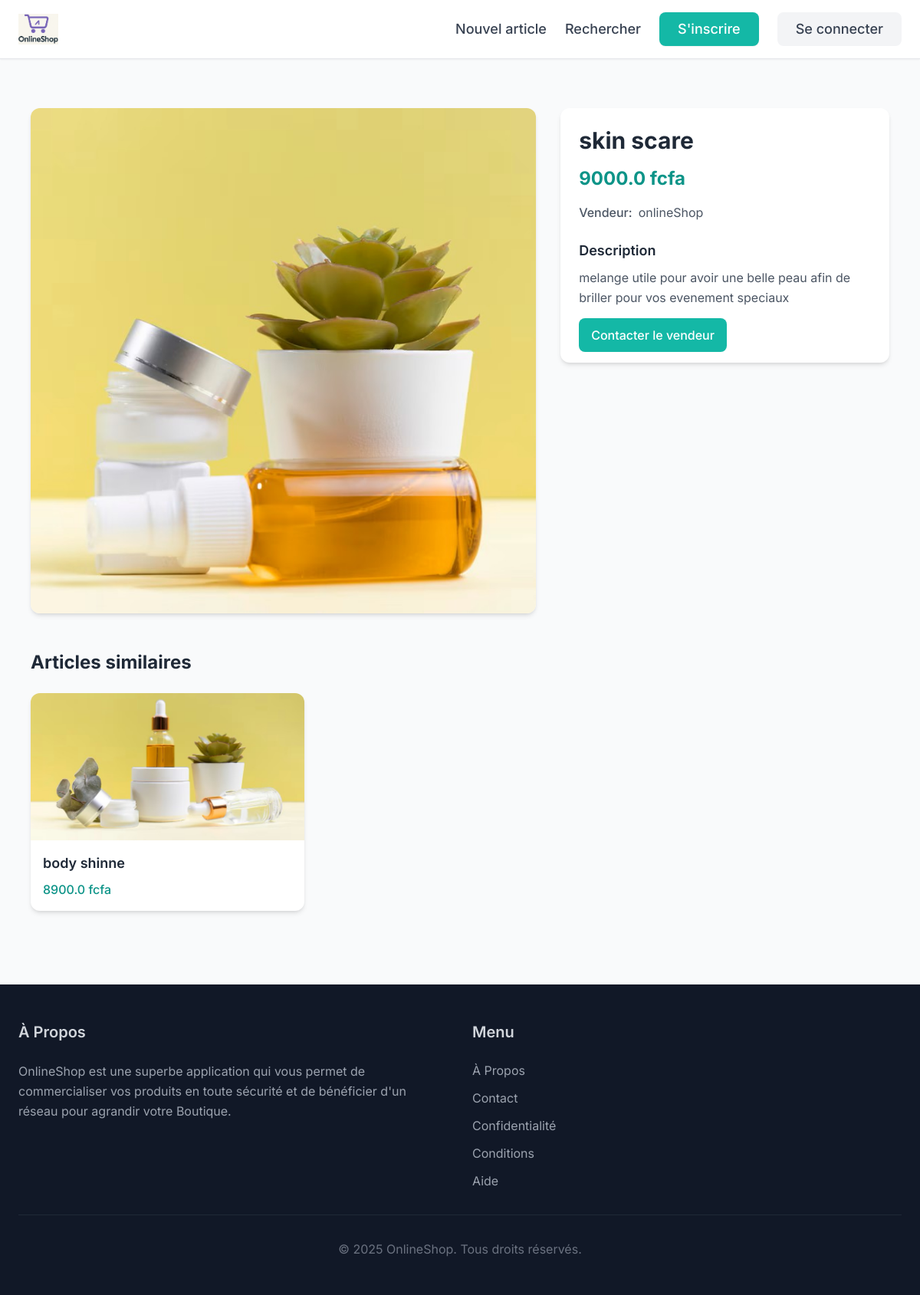
Page /items/1/ on the committed database.
### items/models.py (models this page shows, shortened)
class Item(models.Model):
    category = models.ForeignKey(
        Category, related_name="items", on_delete=models.CASCADE
    )
    name = models.CharField(max_length=255)
    description = models.TextField(blank=True, null=True)
    price = models.FloatField()
    image = models.ImageField(upload_to="item_images", blank=True, null=True)
    is_sold = models.BooleanField(default=False)
    created_by = models.ForeignKey(User, related_name="items", on_delete=models.CASCADE)
    created_at = models.DateTimeField(auto_now_add=True)

### items/views.py (the view)
# urls.py: path('<int:pk>/',views.detail, name="detail"),
def detail(request , pk):
    item = get_object_or_404(Item, pk=pk)
    related_items = Item.objects.filter(category=item.category,is_sold=False).exclude(pk=pk)[0:3]
    return render(request, 'item/detail.html',{'item':item,'related_items':related_items})

### items/templates/item/detail.html (shortened to what this page needs)
{%extends 'core/base.html' %}
{%block content%}
<div class="max-w-7xl mx-auto px-4 py-8">
    <div class="grid grid-cols-1 md:grid-cols-5 gap-8 mb-12">
        <div class="md:col-span-3">
            <div class="bg-white rounded-xl shadow-md overflow-hidden">
                <img src="{{item.image.url}}" class="w-full h-auto object-cover" alt="{{item.name}}"/>
            </div>
        </div>
        <div class="md:col-span-2">
            <div class="bg-white rounded-xl shadow-md p-6">
                <h1 class="text-3xl font-bold text-gray-800 mb-4">{{ item.name }}</h1>
                <div class="space-y-4 mb-6">
                    <div class="flex items-center">
                        <span class="text-2xl font-bold text-teal-600">{{ item.price }} fcfa</span>
                    </div>
                    <div class="flex items-center text-gray-600">
                        <span class="font-medium">Vendeur:</span>
                        <span class="ml-2">{{ item.created_by.username }}</span>
                    </div>
                </div>
                {% if item.description %}
                <div class="mb-6">
                    <h2 class="text-lg font-semibold text-gray-800 mb-2">Description</h2>
                    <p class="text-gray-600 leading-relaxed">{{item.description}}</p>
                </div>
                {% endif %}
                {% if request.user == item.created_by %}
                <div class="bg-gray-50 rounded-lg p-4">
                    <p class="text-gray-600 mb-4">C'est votre article</p>
                    <div class="flex space-x-4">
                        <a href="{% url 'item:edit' item.id %}"
                           class="flex-1 text-center py-2 px-4 bg-teal-500 text-white rounded-lg hover:bg-teal-600 transition-colors duration-200">
                            Modifier
                        </a>
                        <a href="{% url 'item:delete' item.id %}"
                           class="flex-1 text-center py-2 px-4 bg-red-500 text-white rounded-lg hover:bg-red-600 transition-colors duration-200">
                            Supprimer
                        </a>
                    </div>
                </div>
                {% else %}
                <a href="{% url 'conversation:new' item.id %}"
                   class="w-full text-center py-3 px-4 bg-teal-500 text-white rounded-lg hover:bg-teal-600 transition-colors duration-200 font-medium">
                    Contacter le vendeur
                </a>
                {% endif %}
            </div>
        </div>
    </div>
    <div class="mb-8">
        <h2 class="text-2xl font-bold text-gray-800 mb-6">Articles similaires</h2>
        <div class="grid grid-cols-1 sm:grid-cols-2 lg:grid-cols-3 gap-6">
            {% for item in related_items %}
            <div class="bg-white rounded-xl shadow-md overflow-hidden transition-transform duration-300 hover:scale-105 hover:shadow-lg">
                <a href="{% url 'item:detail' item.id %}" class="block">
                    <div class="relative">
                        <img src="{{item.image.url}}" class="w-full h-48 object-cover" alt="{{item.name}}"/>
                    </div>
                    <div class="p-4">
                        <h3 class="text-lg font-semibold text-gray-800 mb-2">{{item.name}}</h3>
                        <p class="text-teal-600 font-medium">{{item.price}} fcfa</p>
                    </div>
                </a>
            </div>
            {% endfor %}
        </div>
    </div>
</div>
{%endblock content%}

### core/templates/core/base.html (style rules this page uses)
body { font-family: 'Inter', sans-serif; }

### rows in the picture
Item: image (picture), name "skin scare", price "9000.0", created_by.username "onlineShop", description "melange utile pour avoir une belle peau afin de briller pour vos evenement speciaux"
Item: image (picture), name "body shinne", price "8900.0"
